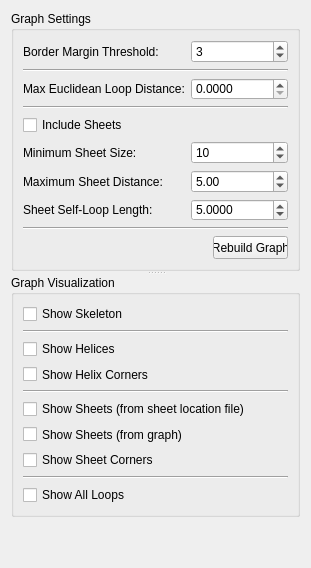
      <widget class="QWidget" name="tabGraphSettings" >
       <attribute name="title" >
        <string>Graph Settings</string>
       </attribute>
       <layout class="QVBoxLayout" name="verticalLayout_2" >
        <item>
         <widget class="QSplitter" name="splitter_9" >
          <property name="orientation" >
           <enum>Qt::Vertical</enum>
          </property>
          <widget class="QGroupBox" name="groupBox_3" >
           <property name="sizePolicy" >
            <sizepolicy vsizetype="Preferred" hsizetype="Preferred" >
             <horstretch>0</horstretch>
             <verstretch>0</verstretch>
            </sizepolicy>
           </property>
           <property name="minimumSize" >
            <size>
             <width>151</width>
             <height>161</height>
            </size>
           </property>
           <property name="maximumSize" >
            <size>
             <width>16777215</width>
             <height>16777215</height>
            </size>
           </property>
           <property name="title" >
            <string>Graph Settings</string>
           </property>
           <layout class="QGridLayout" name="gridLayout_4" >
            <item row="0" column="0" >
             <layout class="QGridLayout" name="gridLayout_3" >
              <item row="0" column="0" >
               <widget class="QLabel" name="label_14" >
                <property name="text" >
                 <string>Border Margin Threshold:</string>
                </property>
               </widget>
              </item>
              <item row="0" column="1" >
               <widget class="QSpinBox" name="spinBoxBorderMarginThreshold" >
                <property name="sizePolicy" >
                 <sizepolicy vsizetype="Fixed" hsizetype="Preferred" >
                  <horstretch>0</horstretch>
                  <verstretch>0</verstretch>
                 </sizepolicy>
                </property>
                <property name="value" >
                 <number>3</number>
                </property>
               </widget>
              </item>
              <item row="2" column="0" >
               <widget class="QLabel" name="label_6" >
                <property name="toolTip" >
                 <string>The maximum euclidean distance between possibly connected helices even if they are not connected in the skeleton</string>
                </property>
                <property name="statusTip" >
                 <string>The maximum euclidean distance between possibly connected helices even if they are not connected in the skeleton</string>
                </property>
                <property name="whatsThis" >
                 <string>The maximum euclidean distance between possibly connected helices even if they are not connected in the skeleton</string>
                </property>
                <property name="text" >
                 <string>Max Euclidean Loop Distance:</string>
                </property>
               </widget>
              </item>
              <item row="2" column="1" >
               <widget class="QDoubleSpinBox" name="doubleSpinBoxEuclideanDistance" >
                <property name="decimals" >
                 <number>4</number>
                </property>
                <property name="maximum" >
                 <double>999999999.999899983406067</double>
                </property>
                <property name="value" >
                 <double>0.000000000000000</double>
                </property>
               </widget>
              </item>
              <item row="5" column="0" colspan="2" >
               <widget class="QCheckBox" name="checkBoxIncludeSheets" >
                <property name="sizePolicy" >
                 <sizepolicy vsizetype="Fixed" hsizetype="MinimumExpanding" >
                  <horstretch>0</horstretch>
                  <verstretch>0</verstretch>
                 </sizepolicy>
                </property>
                <property name="minimumSize" >
                 <size>
                  <width>211</width>
                  <height>0</height>
                 </size>
                </property>
                <property name="text" >
                 <string>Include Sheets</string>
                </property>
                <property name="tristate" >
                 <bool>false</bool>
                </property>
               </widget>
              </item>
              <item row="6" column="0" >
               <widget class="QSplitter" name="splitter_3" >
                <property name="orientation" >
                 <enum>Qt::Horizontal</enum>
                </property>
                <widget class="QLabel" name="label_15" >
                 <property name="sizePolicy" >
                  <sizepolicy vsizetype="Preferred" hsizetype="MinimumExpanding" >
                   <horstretch>0</horstretch>
                   <verstretch>0</verstretch>
                  </sizepolicy>
                 </property>
                 <property name="minimumSize" >
                  <size>
                   <width>120</width>
                   <height>0</height>
                  </size>
                 </property>
                 <property name="toolTip" >
                  <string>The maximum euclidean distance between possibly connected helices even if they are not connected in the skeleton</string>
                 </property>
                 <property name="statusTip" >
                  <string>The maximum euclidean distance between possibly connected helices even if they are not connected in the skeleton</string>
                 </property>
                 <property name="whatsThis" >
                  <string>The maximum euclidean distance between possibly connected helices even if they are not connected in the skeleton</string>
                 </property>
                 <property name="text" >
                  <string>Minimum Sheet Size:</string>
                 </property>
                </widget>
               </widget>
              </item>
              <item row="6" column="1" >
               <widget class="QSpinBox" name="spinBoxMinSheetSize" >
                <property name="sizePolicy" >
                 <sizepolicy vsizetype="Fixed" hsizetype="MinimumExpanding" >
                  <horstretch>0</horstretch>
                  <verstretch>0</verstretch>
                 </sizepolicy>
                </property>
                <property name="minimumSize" >
                 <size>
                  <width>51</width>
                  <height>0</height>
                 </size>
                </property>
                <property name="layoutDirection" >
                 <enum>Qt::LeftToRight</enum>
                </property>
                <property name="maximum" >
                 <number>99999</number>
                </property>
                <property name="value" >
                 <number>10</number>
                </property>
               </widget>
              </item>
              <item row="7" column="0" >
               <widget class="QSplitter" name="splitter_5" >
                <property name="orientation" >
                 <enum>Qt::Horizontal</enum>
                </property>
                <widget class="QLabel" name="label_16" >
                 <property name="sizePolicy" >
                  <sizepolicy vsizetype="Preferred" hsizetype="MinimumExpanding" >
                   <horstretch>0</horstretch>
                   <verstretch>0</verstretch>
                  </sizepolicy>
                 </property>
                 <property name="minimumSize" >
                  <size>
                   <width>120</width>
                   <height>0</height>
                  </size>
                 </property>
                 <property name="toolTip" >
                  <string>The maximum euclidean distance between possibly connected helices even if they are not connected in the skeleton</string>
                 </property>
                 <property name="statusTip" >
                  <string>The maximum euclidean distance between possibly connected helices even if they are not connected in the skeleton</string>
                 </property>
                 <property name="whatsThis" >
                  <string>The maximum euclidean distance between possibly connected helices even if they are not connected in the skeleton</string>
                 </property>
                 <property name="text" >
                  <string>Maximum Sheet Distance:</string>
                 </property>
                </widget>
               </widget>
              </item>
              <item row="7" column="1" >
               <widget class="QDoubleSpinBox" name="doubleSpinBoxMaxSheetDistance" >
                <property name="sizePolicy" >
                 <sizepolicy vsizetype="Fixed" hsizetype="MinimumExpanding" >
                  <horstretch>0</horstretch>
                  <verstretch>0</verstretch>
                 </sizepolicy>
                </property>
                <property name="minimumSize" >
                 <size>
                  <width>0</width>
                  <height>0</height>
                 </size>
                </property>
                <property name="text" stdset="0" >
                 <string>5.00</string>
                </property>
                <property name="prefix" >
                 <string/>
                </property>
                <property name="decimals" >
                 <number>2</number>
                </property>
                <property name="maximum" >
                 <double>1000000000.000000000000000</double>
                </property>
                <property name="value" >
                 <double>5.000000000000000</double>
                </property>
               </widget>
              </item>
              <item row="8" column="0" >
               <widget class="QSplitter" name="splitter_8" >
                <property name="orientation" >
                 <enum>Qt::Horizontal</enum>
                </property>
                <widget class="QLabel" name="label_21" >
                 <property name="sizePolicy" >
                  <sizepolicy vsizetype="Preferred" hsizetype="MinimumExpanding" >
                   <horstretch>0</horstretch>
                   <verstretch>0</verstretch>
                  </sizepolicy>
                 </property>
                 <property name="minimumSize" >
                  <size>
                   <width>120</width>
                   <height>0</height>
                  </size>
                 </property>
                 <property name="text" >
                  <string>Sheet Self-Loop Length:</string>
                 </property>
                </widget>
               </widget>
              </item>
              <item row="8" column="1" >
               <widget class="QDoubleSpinBox" name="doubleSpinBoxSheetSelfLoopLength" >
                <property name="sizePolicy" >
                 <sizepolicy vsizetype="Fixed" hsizetype="Preferred" >
                  <horstretch>0</horstretch>
                  <verstretch>0</verstretch>
                 </sizepolicy>
                </property>
                <property name="text" stdset="0" >
                 <string>5.0000</string>
                </property>
                <property name="decimals" >
                 <number>4</number>
                </property>
                <property name="maximum" >
                 <double>999999999.999899983406067</double>
                </property>
                <property name="value" >
                 <double>5.000000000000000</double>
                </property>
               </widget>
              </item>
              <item row="10" column="0" colspan="2" >
               <layout class="QHBoxLayout" name="horizontalLayout" >
                <item>
                 <spacer name="horizontalSpacer" >
                  <property name="orientation" >
                   <enum>Qt::Horizontal</enum>
                  </property>
                  <property name="sizeType" >
                   <enum>QSizePolicy::MinimumExpanding</enum>
                  </property>
                  <property name="sizeHint" stdset="0" >
                   <size>
                    <width>187</width>
                    <height>20</height>
                   </size>
                  </property>
                 </spacer>
                </item>
                <item>
                 <widget class="QPushButton" name="pushButtonRebuildGraph" >
                  <property name="enabled" >
                   <bool>true</bool>
                  </property>
                  <property name="sizePolicy" >
                   <sizepolicy vsizetype="Fixed" hsizetype="Minimum" >
                    <horstretch>0</horstretch>
                    <verstretch>0</verstretch>
                   </sizepolicy>
                  </property>
                  <property name="minimumSize" >
                   <size>
                    <width>0</width>
                    <height>23</height>
                   </size>
                  </property>
                  <property name="maximumSize" >
                   <size>
                    <width>75</width>
                    <height>16777215</height>
                   </size>
                  </property>
                  <property name="text" >
                   <string>Rebuild Graph</string>
                  </property>
                 </widget>
                </item>
               </layout>
              </item>
              <item row="1" column="0" colspan="2" >
               <widget class="Line" name="line_5" >
                <property name="orientation" >
                 <enum>Qt::Horizontal</enum>
                </property>
               </widget>
              </item>
              <item row="4" column="0" colspan="2" >
               <widget class="Line" name="line_4" >
                <property name="orientation" >
                 <enum>Qt::Horizontal</enum>
                </property>
               </widget>
              </item>
              <item row="9" column="0" colspan="2" >
               <widget class="Line" name="line_6" >
                <property name="orientation" >
                 <enum>Qt::Horizontal</enum>
                </property>
               </widget>
              </item>
             </layout>
            </item>
           </layout>
          </widget>
          <widget class="QGroupBox" name="groupBox_4" >
           <property name="sizePolicy" >
            <sizepolicy vsizetype="Preferred" hsizetype="Preferred" >
             <horstretch>0</horstretch>
             <verstretch>0</verstretch>
            </sizepolicy>
           </property>
           <property name="minimumSize" >
            <size>
             <width>151</width>
             <height>131</height>
            </size>
           </property>
           <property name="title" >
            <string>Graph Visualization</string>
           </property>
           <layout class="QGridLayout" name="gridLayout_5" >
            <item row="0" column="0" >
             <widget class="QCheckBox" name="checkBoxShowSkeleton" >
              <property name="sizePolicy" >
               <sizepolicy vsizetype="Fixed" hsizetype="Preferred" >
                <horstretch>0</horstretch>
                <verstretch>0</verstretch>
               </sizepolicy>
              </property>
              <property name="text" >
               <string>Show Skeleton</string>
              </property>
              <property name="tristate" >
               <bool>false</bool>
              </property>
             </widget>
            </item>
            <item row="1" column="0" >
             <widget class="Line" name="line" >
              <property name="orientation" >
               <enum>Qt::Horizontal</enum>
              </property>
             </widget>
            </item>
            <item row="2" column="0" >
             <widget class="QCheckBox" name="checkBoxShowHelices" >
              <property name="sizePolicy" >
               <sizepolicy vsizetype="Fixed" hsizetype="Preferred" >
                <horstretch>0</horstretch>
                <verstretch>0</verstretch>
               </sizepolicy>
              </property>
              <property name="text" >
               <string>Show Helices</string>
              </property>
              <property name="tristate" >
               <bool>false</bool>
              </property>
             </widget>
            </item>
            <item row="3" column="0" >
             <widget class="QCheckBox" name="checkBoxShowHelixCorners" >
              <property name="sizePolicy" >
               <sizepolicy vsizetype="Fixed" hsizetype="Preferred" >
                <horstretch>0</horstretch>
                <verstretch>0</verstretch>
               </sizepolicy>
              </property>
              <property name="text" >
               <string>Show Helix Corners</string>
              </property>
              <property name="tristate" >
               <bool>false</bool>
              </property>
             </widget>
            </item>
            <item row="4" column="0" >
             <widget class="Line" name="line_2" >
              <property name="orientation" >
               <enum>Qt::Horizontal</enum>
              </property>
             </widget>
            </item>
            <item row="5" column="0" >
             <widget class="QCheckBox" name="checkBoxShowSheets" >
              <property name="sizePolicy" >
               <sizepolicy vsizetype="Fixed" hsizetype="Preferred" >
                <horstretch>0</horstretch>
                <verstretch>0</verstretch>
               </sizepolicy>
              </property>
              <property name="text" >
               <string>Show Sheets (from sheet location file)</string>
              </property>
              <property name="tristate" >
               <bool>false</bool>
              </property>
             </widget>
            </item>
            <item row="6" column="0" >
             <widget class="QCheckBox" name="checkBoxShowSheetColors" >
              <property name="sizePolicy" >
               <sizepolicy vsizetype="Fixed" hsizetype="Preferred" >
                <horstretch>0</horstretch>
                <verstretch>0</verstretch>
               </sizepolicy>
              </property>
              <property name="text" >
               <string>Show Sheets (from graph)</string>
              </property>
              <property name="tristate" >
               <bool>false</bool>
              </property>
             </widget>
            </item>
            <item row="7" column="0" >
             <widget class="QCheckBox" name="checkBoxShowSheetCorners" >
              <property name="sizePolicy" >
               <sizepolicy vsizetype="Fixed" hsizetype="Preferred" >
                <horstretch>0</horstretch>
                <verstretch>0</verstretch>
               </sizepolicy>
              </property>
              <property name="text" >
               <string>Show Sheet Corners</string>
              </property>
              <property name="tristate" >
               <bool>false</bool>
              </property>
             </widget>
            </item>
            <item row="8" column="0" >
             <widget class="Line" name="line_3" >
              <property name="orientation" >
               <enum>Qt::Horizontal</enum>
              </property>
             </widget>
            </item>
            <item row="9" column="0" >
             <widget class="QCheckBox" name="checkBoxShowAllPaths" >
              <property name="sizePolicy" >
               <sizepolicy vsizetype="Fixed" hsizetype="Preferred" >
                <horstretch>0</horstretch>
                <verstretch>0</verstretch>
               </sizepolicy>
              </property>
              <property name="minimumSize" >
               <size>
                <width>119</width>
                <height>0</height>
               </size>
              </property>
              <property name="text" >
               <string>Show All Loops</string>
              </property>
              <property name="tristate" >
               <bool>false</bool>
              </property>
             </widget>
            </item>
           </layout>
          </widget>
         </widget>
        </item>
        <item>
         <spacer name="verticalSpacer" >
          <property name="orientation" >
           <enum>Qt::Vertical</enum>
          </property>
          <property name="sizeHint" stdset="0" >
           <size>
            <width>20</width>
            <height>40</height>
           </size>
          </property>
         </spacer>
        </item>
       </layout>
      </widget>
